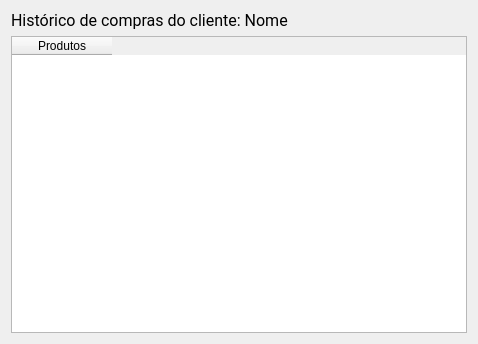
<?xml version="1.0" encoding="UTF-8"?>
<ui version="4.0">
 <class>Form</class>
 <widget class="QWidget" name="Form">
  <property name="geometry">
   <rect>
    <x>0</x>
    <y>0</y>
    <width>478</width>
    <height>344</height>
   </rect>
  </property>
  <property name="windowTitle">
   <string>Form</string>
  </property>
  <layout class="QVBoxLayout" name="verticalLayout">
   <item>
    <widget class="QLabel" name="label">
     <property name="font">
      <font>
       <family>Roboto</family>
       <pointsize>12</pointsize>
      </font>
     </property>
     <property name="text">
      <string>Histórico de compras do cliente: Nome</string>
     </property>
    </widget>
   </item>
   <item>
    <widget class="QTableWidget" name="tableWidget">
     <column>
      <property name="text">
       <string>Produtos</string>
      </property>
     </column>
    </widget>
   </item>
  </layout>
 </widget>
 <resources/>
 <connections/>
</ui>
